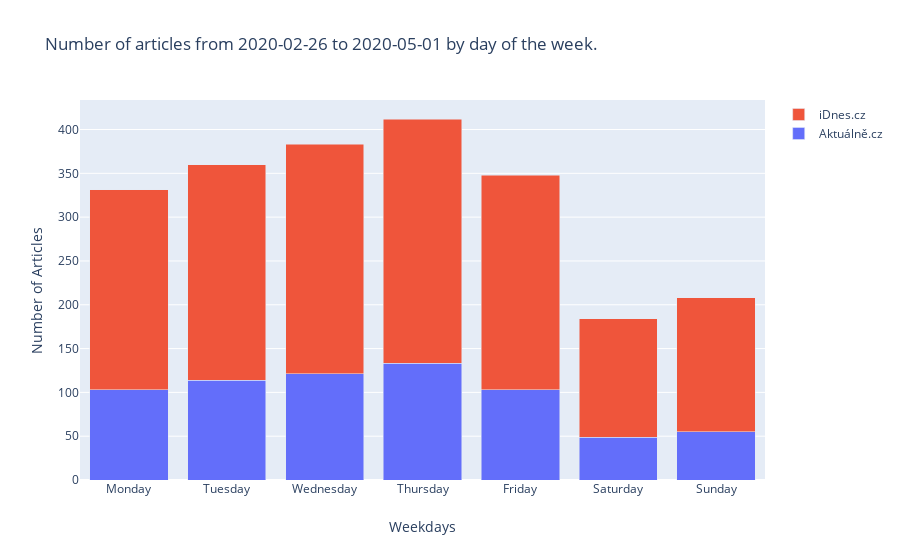

Source (notebook cell):
### Code cell
# Weekday figure
fig1 = go.Figure(data=[
    go.Bar(name='Aktuálně.cz', x=weekdays, y=days_count.xs("aktualne", level=1)),
    go.Bar(name='iDnes.cz', x=weekdays, y=days_count.xs("idnes", level=1)),
])

# Change the bar mode
title_text = "Number of articles from %s to %s by day of the week." % (date_range[0], date_range[1])
fig1.update_layout(barmode='stack', xaxis=dict(
        title='Weekdays'), yaxis=dict(title='Number of Articles'), title_text=title_text)
fig1.show()

### Figure 1 — Plotly figure (JSON) as saved in the notebook; plotly's stock layout.template omitted (floating-point values rounded to 4 significant figures)
{"data": [{"name": "Aktuálně.cz", "type": "bar", "x": ["Monday", "Tuesday", "Wednesday", "Thursday", "Friday", "Saturday", "Sunday"], "y": [103, 114, 121, 133, 103, 49, 55]}, {"name": "iDnes.cz", "type": "bar", "x": ["Monday", "Tuesday", "Wednesday", "Thursday", "Friday", "Saturday", "Sunday"], "y": [228, 246, 262, 279, 245, 135, 153]}], "layout": {"barmode": "stack", "title": {"text": "Number of articles from 2020-02-26 to 2020-05-01 by day of the week."}, "xaxis": {"title": {"text": "Weekdays"}}, "yaxis": {"title": {"text": "Number of Articles"}}}}
